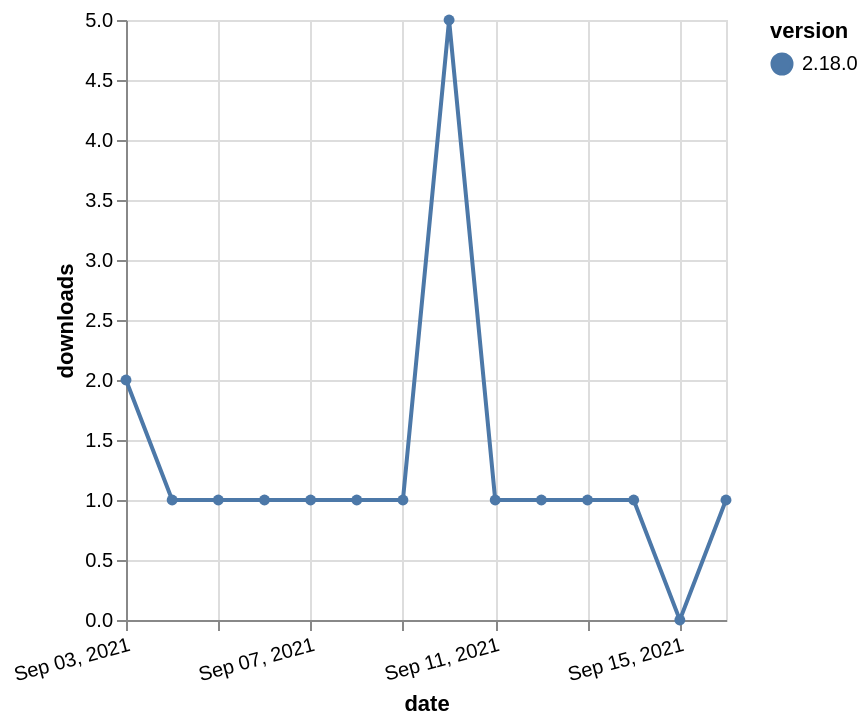

Source (Vega-Lite JSON):
### Vega-Lite specification from a JSON file in a GitHub repository (floating-point values rounded to 4 significant figures)
{"$schema": "https://vega.github.io/schema/vega-lite/v5.json", "description": "A simple bar chart with embedded data.", "data": {"values": [{"date": "2021-09-03", "total": 521, "delta": 2, "version": "2.18.0"}, {"date": "2021-09-04", "total": 522, "delta": 1, "version": "2.18.0"}, {"date": "2021-09-05", "total": 523, "delta": 1, "version": "2.18.0"}, {"date": "2021-09-06", "total": 524, "delta": 1, "version": "2.18.0"}, {"date": "2021-09-07", "total": 525, "delta": 1, "version": "2.18.0"}, {"date": "2021-09-08", "total": 526, "delta": 1, "version": "2.18.0"}, {"date": "2021-09-09", "total": 527, "delta": 1, "version": "2.18.0"}, {"date": "2021-09-10", "total": 532, "delta": 5, "version": "2.18.0"}, {"date": "2021-09-11", "total": 533, "delta": 1, "version": "2.18.0"}, {"date": "2021-09-12", "total": 534, "delta": 1, "version": "2.18.0"}, {"date": "2021-09-13", "total": 535, "delta": 1, "version": "2.18.0"}, {"date": "2021-09-14", "total": 536, "delta": 1, "version": "2.18.0"}, {"date": "2021-09-15", "total": 536, "delta": 0, "version": "2.18.0"}, {"date": "2021-09-16", "total": 537, "delta": 1, "version": "2.18.0"}]}, "width": "container", "mark": {"type": "line", "point": {"filled": true}}, "encoding": {"x": {"field": "date", "type": "temporal", "timeUnit": "yearmonthdate", "title": "date", "axis": {"labelAngle": -15}}, "y": {"field": "delta", "type": "quantitative", "title": "downloads"}, "color": {"field": "version", "type": "nominal"}, "tooltip": {"field": "delta"}}}
